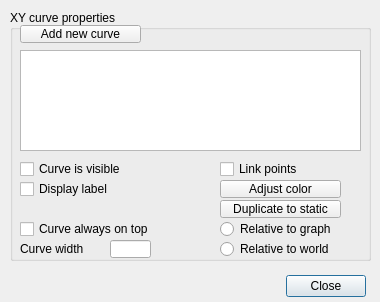
<?xml version="1.0" encoding="UTF-8"?>
<ui version="4.0">
 <class>CQDlg2D3DGraphProperties</class>
 <widget class="QDialog" name="CQDlg2D3DGraphProperties">
  <property name="geometry">
   <rect>
    <x>0</x>
    <y>0</y>
    <width>380</width>
    <height>302</height>
   </rect>
  </property>
  <property name="windowTitle">
   <string>Dialog</string>
  </property>
  <property name="locale">
   <locale language="English" country="UnitedStates"/>
  </property>
  <widget class="QGroupBox" name="qqGroupBox">
   <property name="geometry">
    <rect>
     <x>10</x>
     <y>10</y>
     <width>361</width>
     <height>251</height>
    </rect>
   </property>
   <property name="title">
    <string>XY curve properties</string>
   </property>
   <property name="flat">
    <bool>true</bool>
   </property>
   <widget class="QToolButton" name="qqAddNewCurve">
    <property name="geometry">
     <rect>
      <x>10</x>
      <y>15</y>
      <width>121</width>
      <height>18</height>
     </rect>
    </property>
    <property name="focusPolicy">
     <enum>Qt::StrongFocus</enum>
    </property>
    <property name="text">
     <string>Add new curve</string>
    </property>
   </widget>
   <widget class="QListWidget" name="qqList">
    <property name="geometry">
     <rect>
      <x>10</x>
      <y>40</y>
      <width>341</width>
      <height>101</height>
     </rect>
    </property>
   </widget>
   <widget class="QCheckBox" name="qqVisible">
    <property name="geometry">
     <rect>
      <x>10</x>
      <y>150</y>
      <width>131</width>
      <height>18</height>
     </rect>
    </property>
    <property name="focusPolicy">
     <enum>Qt::StrongFocus</enum>
    </property>
    <property name="text">
     <string>Curve is visible</string>
    </property>
   </widget>
   <widget class="QCheckBox" name="qqLinkPoints">
    <property name="geometry">
     <rect>
      <x>210</x>
      <y>150</y>
      <width>131</width>
      <height>18</height>
     </rect>
    </property>
    <property name="focusPolicy">
     <enum>Qt::StrongFocus</enum>
    </property>
    <property name="text">
     <string>Link points</string>
    </property>
   </widget>
   <widget class="QCheckBox" name="qqDisplayLabel">
    <property name="geometry">
     <rect>
      <x>10</x>
      <y>170</y>
      <width>131</width>
      <height>18</height>
     </rect>
    </property>
    <property name="focusPolicy">
     <enum>Qt::StrongFocus</enum>
    </property>
    <property name="text">
     <string>Display label</string>
    </property>
   </widget>
   <widget class="QToolButton" name="qqAdjustColor">
    <property name="geometry">
     <rect>
      <x>210</x>
      <y>170</y>
      <width>121</width>
      <height>18</height>
     </rect>
    </property>
    <property name="focusPolicy">
     <enum>Qt::StrongFocus</enum>
    </property>
    <property name="text">
     <string>Adjust color</string>
    </property>
   </widget>
   <widget class="QToolButton" name="qqDuplicate">
    <property name="geometry">
     <rect>
      <x>210</x>
      <y>190</y>
      <width>121</width>
      <height>18</height>
     </rect>
    </property>
    <property name="focusPolicy">
     <enum>Qt::StrongFocus</enum>
    </property>
    <property name="text">
     <string>Duplicate to static</string>
    </property>
   </widget>
   <widget class="QLabel" name="qqWidthLabel">
    <property name="geometry">
     <rect>
      <x>10</x>
      <y>230</y>
      <width>91</width>
      <height>18</height>
     </rect>
    </property>
    <property name="text">
     <string>Curve width</string>
    </property>
   </widget>
   <widget class="QLineEdit" name="qqWidth">
    <property name="geometry">
     <rect>
      <x>100</x>
      <y>230</y>
      <width>41</width>
      <height>18</height>
     </rect>
    </property>
   </widget>
   <widget class="QRadioButton" name="qqRelativeToGraph">
    <property name="geometry">
     <rect>
      <x>210</x>
      <y>210</y>
      <width>141</width>
      <height>18</height>
     </rect>
    </property>
    <property name="focusPolicy">
     <enum>Qt::StrongFocus</enum>
    </property>
    <property name="text">
     <string>Relative to graph</string>
    </property>
    <property name="autoExclusive">
     <bool>false</bool>
    </property>
   </widget>
   <widget class="QRadioButton" name="qqRelativeToWorld">
    <property name="geometry">
     <rect>
      <x>210</x>
      <y>230</y>
      <width>141</width>
      <height>18</height>
     </rect>
    </property>
    <property name="focusPolicy">
     <enum>Qt::StrongFocus</enum>
    </property>
    <property name="text">
     <string>Relative to world</string>
    </property>
    <property name="autoExclusive">
     <bool>false</bool>
    </property>
   </widget>
   <widget class="QCheckBox" name="qqAlwaysOnTop">
    <property name="geometry">
     <rect>
      <x>10</x>
      <y>210</y>
      <width>161</width>
      <height>18</height>
     </rect>
    </property>
    <property name="focusPolicy">
     <enum>Qt::StrongFocus</enum>
    </property>
    <property name="text">
     <string>Curve always on top</string>
    </property>
   </widget>
  </widget>
  <widget class="QDialogButtonBox" name="qqClose">
   <property name="geometry">
    <rect>
     <x>15</x>
     <y>270</y>
     <width>351</width>
     <height>32</height>
    </rect>
   </property>
   <property name="standardButtons">
    <set>QDialogButtonBox::Close</set>
   </property>
  </widget>
 </widget>
 <tabstops>
  <tabstop>qqAddNewCurve</tabstop>
  <tabstop>qqList</tabstop>
  <tabstop>qqVisible</tabstop>
  <tabstop>qqLinkPoints</tabstop>
  <tabstop>qqDisplayLabel</tabstop>
  <tabstop>qqAdjustColor</tabstop>
  <tabstop>qqDuplicate</tabstop>
  <tabstop>qqAlwaysOnTop</tabstop>
  <tabstop>qqRelativeToGraph</tabstop>
  <tabstop>qqWidth</tabstop>
  <tabstop>qqRelativeToWorld</tabstop>
  <tabstop>qqClose</tabstop>
 </tabstops>
 <resources/>
 <connections/>
</ui>
